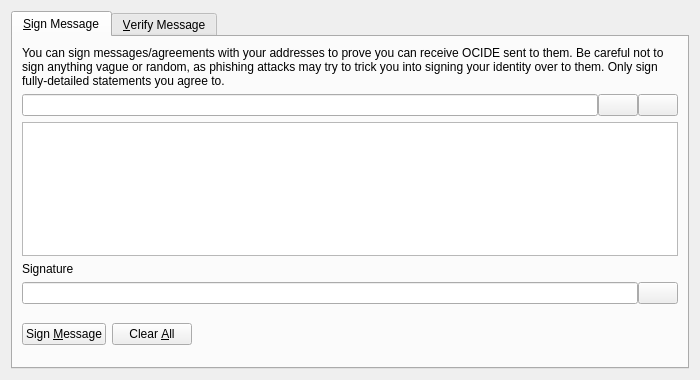
<?xml version="1.0" encoding="UTF-8"?>
<ui version="4.0">
 <class>SignVerifyMessageDialog</class>
 <widget class="QDialog" name="SignVerifyMessageDialog">
  <property name="geometry">
   <rect>
    <x>0</x>
    <y>0</y>
    <width>700</width>
    <height>380</height>
   </rect>
  </property>
  <property name="windowTitle">
   <string>Signatures - Sign / Verify a Message</string>
  </property>
  <property name="modal">
   <bool>true</bool>
  </property>
  <layout class="QVBoxLayout" name="verticalLayout">
   <item>
    <widget class="QTabWidget" name="tabWidget">
     <property name="currentIndex">
      <number>0</number>
     </property>
     <widget class="QWidget" name="tabSignMessage">
      <attribute name="title">
       <string>&amp;Sign Message</string>
      </attribute>
      <layout class="QVBoxLayout" name="verticalLayout_SM">
       <item>
        <widget class="QLabel" name="infoLabel_SM">
         <property name="text">
          <string>You can sign messages/agreements with your addresses to prove you can receive OCIDE sent to them. Be careful not to sign anything vague or random, as phishing attacks may try to trick you into signing your identity over to them. Only sign fully-detailed statements you agree to.</string>
         </property>
         <property name="textFormat">
          <enum>Qt::PlainText</enum>
         </property>
         <property name="wordWrap">
          <bool>true</bool>
         </property>
        </widget>
       </item>
       <item>
        <layout class="QHBoxLayout" name="horizontalLayout_1_SM">
         <property name="spacing">
          <number>0</number>
         </property>
         <item>
          <widget class="QValidatedLineEdit" name="addressIn_SM">
           <property name="toolTip">
            <string>The OCIDE address to sign the message with</string>
           </property>
          </widget>
         </item>
         <item>
          <widget class="QPushButton" name="addressBookButton_SM">
           <property name="toolTip">
            <string>Choose previously used address</string>
           </property>
           <property name="text">
            <string/>
           </property>
           <property name="shortcut">
            <string>Alt+A</string>
           </property>
           <property name="autoDefault">
            <bool>false</bool>
           </property>
          </widget>
         </item>
         <item>
          <widget class="QPushButton" name="pasteButton_SM">
           <property name="toolTip">
            <string>Paste address from clipboard</string>
           </property>
           <property name="text">
            <string/>
           </property>
           <property name="shortcut">
            <string>Alt+P</string>
           </property>
           <property name="autoDefault">
            <bool>false</bool>
           </property>
          </widget>
         </item>
        </layout>
       </item>
       <item>
        <widget class="QPlainTextEdit" name="messageIn_SM">
         <property name="toolTip">
          <string>Enter the message you want to sign here</string>
         </property>
        </widget>
       </item>
       <item>
        <widget class="QLabel" name="signatureLabel_SM">
         <property name="text">
          <string>Signature</string>
         </property>
         <property name="textFormat">
          <enum>Qt::PlainText</enum>
         </property>
        </widget>
       </item>
       <item>
        <layout class="QHBoxLayout" name="horizontalLayout_2_SM">
         <property name="spacing">
          <number>0</number>
         </property>
         <item>
          <widget class="QLineEdit" name="signatureOut_SM">
           <property name="font">
            <font>
             <italic>true</italic>
            </font>
           </property>
           <property name="readOnly">
            <bool>true</bool>
           </property>
          </widget>
         </item>
         <item>
          <widget class="QPushButton" name="copySignatureButton_SM">
           <property name="toolTip">
            <string>Copy the current signature to the system clipboard</string>
           </property>
           <property name="text">
            <string/>
           </property>
           <property name="autoDefault">
            <bool>false</bool>
           </property>
          </widget>
         </item>
        </layout>
       </item>
       <item>
        <layout class="QHBoxLayout" name="horizontalLayout_3_SM">
         <item>
          <widget class="QPushButton" name="signMessageButton_SM">
           <property name="toolTip">
            <string>Sign the message to prove you own this OCIDE address</string>
           </property>
           <property name="text">
            <string>Sign &amp;Message</string>
           </property>
           <property name="autoDefault">
            <bool>false</bool>
           </property>
          </widget>
         </item>
         <item>
          <widget class="QPushButton" name="clearButton_SM">
           <property name="toolTip">
            <string>Reset all sign message fields</string>
           </property>
           <property name="text">
            <string>Clear &amp;All</string>
           </property>
           <property name="autoDefault">
            <bool>false</bool>
           </property>
          </widget>
         </item>
         <item>
          <spacer name="horizontalSpacer_1_SM">
           <property name="orientation">
            <enum>Qt::Horizontal</enum>
           </property>
           <property name="sizeHint" stdset="0">
            <size>
             <width>40</width>
             <height>48</height>
            </size>
           </property>
          </spacer>
         </item>
         <item>
          <widget class="QLabel" name="statusLabel_SM">
           <property name="font">
            <font>
             <weight>75</weight>
             <bold>true</bold>
            </font>
           </property>
           <property name="text">
            <string/>
           </property>
           <property name="wordWrap">
            <bool>true</bool>
           </property>
          </widget>
         </item>
         <item>
          <spacer name="horizontalSpacer_2_SM">
           <property name="orientation">
            <enum>Qt::Horizontal</enum>
           </property>
           <property name="sizeHint" stdset="0">
            <size>
             <width>40</width>
             <height>48</height>
            </size>
           </property>
          </spacer>
         </item>
        </layout>
       </item>
      </layout>
     </widget>
     <widget class="QWidget" name="tabVerifyMessage">
      <attribute name="title">
       <string>&amp;Verify Message</string>
      </attribute>
      <layout class="QVBoxLayout" name="verticalLayout_VM">
       <item>
        <widget class="QLabel" name="infoLabel_VM">
         <property name="text">
          <string>Enter the receiver's address, message (ensure you copy line breaks, spaces, tabs, etc. exactly) and signature below to verify the message. Be careful not to read more into the signature than what is in the signed message itself, to avoid being tricked by a man-in-the-middle attack. Note that this only proves the signing party receives with the address, it cannot prove sendership of any transaction!</string>
         </property>
         <property name="textFormat">
          <enum>Qt::PlainText</enum>
         </property>
         <property name="alignment">
          <set>Qt::AlignLeading|Qt::AlignLeft|Qt::AlignTop</set>
         </property>
         <property name="wordWrap">
          <bool>true</bool>
         </property>
        </widget>
       </item>
       <item>
        <layout class="QHBoxLayout" name="horizontalLayout_1_VM">
         <property name="spacing">
          <number>0</number>
         </property>
         <item>
          <widget class="QValidatedLineEdit" name="addressIn_VM">
           <property name="toolTip">
            <string>The OCIDE address the message was signed with</string>
           </property>
          </widget>
         </item>
         <item>
          <widget class="QPushButton" name="addressBookButton_VM">
           <property name="toolTip">
            <string>Choose previously used address</string>
           </property>
           <property name="text">
            <string/>
           </property>
           <property name="shortcut">
            <string>Alt+A</string>
           </property>
           <property name="autoDefault">
            <bool>false</bool>
           </property>
          </widget>
         </item>
        </layout>
       </item>
       <item>
        <widget class="QPlainTextEdit" name="messageIn_VM"/>
       </item>
       <item>
        <widget class="QValidatedLineEdit" name="signatureIn_VM"/>
       </item>
       <item>
        <layout class="QHBoxLayout" name="horizontalLayout_2_VM">
         <item>
          <widget class="QPushButton" name="verifyMessageButton_VM">
           <property name="toolTip">
            <string>Verify the message to ensure it was signed with the specified OCIDE address</string>
           </property>
           <property name="text">
            <string>Verify &amp;Message</string>
           </property>
           <property name="autoDefault">
            <bool>false</bool>
           </property>
          </widget>
         </item>
         <item>
          <widget class="QPushButton" name="clearButton_VM">
           <property name="toolTip">
            <string>Reset all verify message fields</string>
           </property>
           <property name="text">
            <string>Clear &amp;All</string>
           </property>
           <property name="autoDefault">
            <bool>false</bool>
           </property>
          </widget>
         </item>
         <item>
          <spacer name="horizontalSpacer_1_VM">
           <property name="orientation">
            <enum>Qt::Horizontal</enum>
           </property>
           <property name="sizeHint" stdset="0">
            <size>
             <width>40</width>
             <height>48</height>
            </size>
           </property>
          </spacer>
         </item>
         <item>
          <widget class="QLabel" name="statusLabel_VM">
           <property name="font">
            <font>
             <weight>75</weight>
             <bold>true</bold>
            </font>
           </property>
           <property name="text">
            <string/>
           </property>
           <property name="wordWrap">
            <bool>true</bool>
           </property>
          </widget>
         </item>
         <item>
          <spacer name="horizontalSpacer_2_VM">
           <property name="orientation">
            <enum>Qt::Horizontal</enum>
           </property>
           <property name="sizeHint" stdset="0">
            <size>
             <width>40</width>
             <height>48</height>
            </size>
           </property>
          </spacer>
         </item>
        </layout>
       </item>
      </layout>
     </widget>
    </widget>
   </item>
  </layout>
 </widget>
 <customwidgets>
  <customwidget>
   <class>QValidatedLineEdit</class>
   <extends>QLineEdit</extends>
   <header>qvalidatedlineedit.h</header>
  </customwidget>
 </customwidgets>
 <resources>
  <include location="../ocide.qrc"/>
 </resources>
 <connections/>
</ui>
